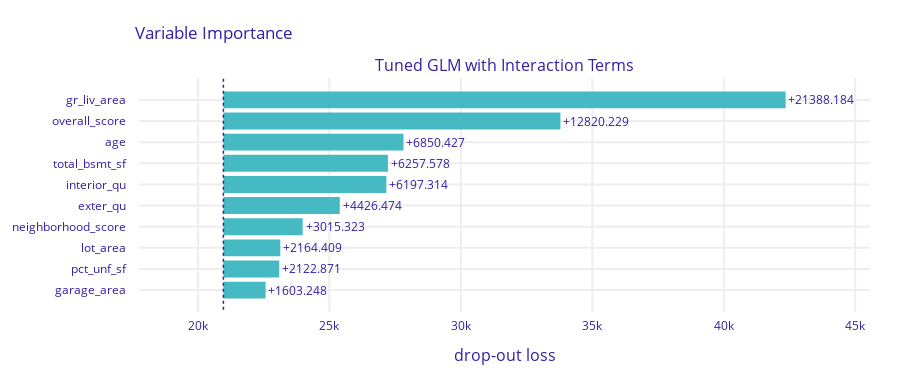
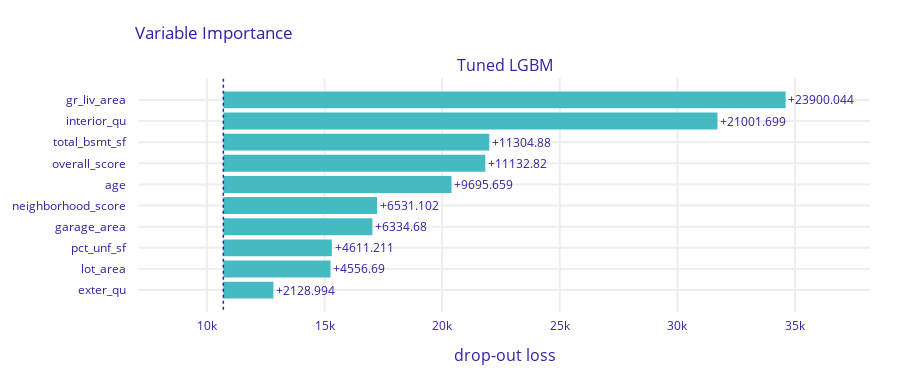

The cell these charts' notebook holds for them, in order:
### Markdown cell above
# Feature Importance

### Code cell
# 1. Feature Importance (Variable Importance)
feature_importance_glm = glm_tuned_pipeline_exp.model_parts()
feature_importance_glm.plot(show=True)
feature_importance_lgbm = lgbm_tuned_pipeline_exp.model_parts()
feature_importance_lgbm.plot(show=True)

### Figure 1 — Plotly figure (JSON) as saved in the notebook; plotly's stock layout.template omitted (floating-point values rounded to 4 significant figures)
{"data": [{"base": 20970.0, "hoverinfo": "text", "hoverlabel": {"bgcolor": "rgba(0,0,0,0.8)"}, "hovertext": ["Model: Tuned GLM with Interaction Terms loss after<br>variable: gr_liv_area is permuted: 42355.191<br>Drop-out loss change: +21388.184", "Model: Tuned GLM with Interaction Terms loss after<br>variable: overall_score is permuted: 33787.236<br>Drop-out loss change: +12820.229", "Model: Tuned GLM with Interaction Terms loss after<br>variable: age is permuted: 27817.434<br>Drop-out loss change: +6850.427", "Model: Tuned GLM with Interaction Terms loss after<br>variable: total_bsmt_sf is permuted: 27224.585<br>Drop-out loss change: +6257.578", "Model: Tuned GLM with Interaction Terms loss after<br>variable: interior_qu is permuted: 27164.321<br>Drop-out loss change: +6197.314", "Model: Tuned GLM with Interaction Terms loss after<br>variable: exter_qu is permuted: 25393.48<br>Drop-out loss change: +4426.474", "Model: Tuned GLM with Interaction Terms loss after<br>variable: neighborhood_score is permuted: 23982.329<br>Drop-out loss change: +3015.323", "Model: Tuned GLM with Interaction Terms loss after<br>variable: lot_area is permuted: 23131.416<br>Drop-out loss change: +2164.409", "Model: Tuned GLM with Interaction Terms loss after<br>variable: pct_unf_sf is permuted: 23089.877<br>Drop-out loss change: +2122.871", "Model: Tuned GLM with Interaction Terms loss after<br>variable: garage_area is permuted: 22570.255<br>Drop-out loss change: +1603.248"], "marker": {"color": "#46bac2"}, "orientation": "h", "showlegend": false, "text": ["+21388.184", "+12820.229", "+6850.427", "+6257.578", "+6197.314", "+4426.474", "+3015.323", "+2164.409", "+2122.871", "+1603.248"], "textposition": "outside", "type": "bar", "x": [21390.0, 12820.0, 6850.0, 6258.0, 6197.0, 4426.0, 3015.0, 2164.0, 2123.0, 1603.0], "xaxis": "x", "y": ["gr_liv_area", "overall_score", "age", "total_bsmt_sf", "interior_qu", "exter_qu", "neighborhood_score", "lot_area", "pct_unf_sf", "garage_area"], "yaxis": "y"}], "layout": {"annotations": [{"font": {"size": 16}, "showarrow": false, "text": "Tuned GLM with Interaction Terms", "x": 0.5, "xanchor": "center", "xref": "paper", "y": 1, "yanchor": "bottom", "yref": "paper"}, {"font": {"size": 16}, "showarrow": false, "text": "drop-out loss", "x": 0.5, "xanchor": "center", "xref": "paper", "y": 0, "yanchor": "top", "yref": "paper", "yshift": -30}], "font": {"color": "#371ea3"}, "height": 383, "margin": {"b": 71, "r": 30, "t": 78}, "shapes": [{"line": {"color": "#371ea3", "dash": "dot", "width": 1.5}, "type": "line", "x0": 20970.0, "x1": 20970.0, "xref": "x", "y0": -1, "y1": 10, "yref": "y"}], "title": {"text": "Variable Importance", "x": 0.15}, "xaxis": {"anchor": "y", "automargin": true, "domain": [0, 1], "fixedrange": true, "gridwidth": 2, "range": [17760.0, 45560.0], "tickcolor": "white", "ticklen": 3, "ticks": "outside", "type": "linear", "zeroline": false}, "yaxis": {"anchor": "x", "automargin": true, "autorange": "reversed", "domain": [0, 1], "fixedrange": true, "gridwidth": 2, "tickcolor": "white", "ticklen": 10, "ticks": "outside", "type": "category"}}}

### Figure 2 — Plotly figure (JSON) as saved in the notebook; plotly's stock layout.template omitted (floating-point values rounded to 4 significant figures)
{"data": [{"base": 10700.0, "hoverinfo": "text", "hoverlabel": {"bgcolor": "rgba(0,0,0,0.8)"}, "hovertext": ["Model: Tuned LGBM loss after<br>variable: gr_liv_area is permuted: 34600.47<br>Drop-out loss change: +23900.044", "Model: Tuned LGBM loss after<br>variable: interior_qu is permuted: 31702.125<br>Drop-out loss change: +21001.699", "Model: Tuned LGBM loss after<br>variable: total_bsmt_sf is permuted: 22005.306<br>Drop-out loss change: +11304.88", "Model: Tuned LGBM loss after<br>variable: overall_score is permuted: 21833.247<br>Drop-out loss change: +11132.82", "Model: Tuned LGBM loss after<br>variable: age is permuted: 20396.085<br>Drop-out loss change: +9695.659", "Model: Tuned LGBM loss after<br>variable: neighborhood_score is permuted: 17231.528<br>Drop-out loss change: +6531.102", "Model: Tuned LGBM loss after<br>variable: garage_area is permuted: 17035.107<br>Drop-out loss change: +6334.68", "Model: Tuned LGBM loss after<br>variable: pct_unf_sf is permuted: 15311.637<br>Drop-out loss change: +4611.211", "Model: Tuned LGBM loss after<br>variable: lot_area is permuted: 15257.116<br>Drop-out loss change: +4556.69", "Model: Tuned LGBM loss after<br>variable: exter_qu is permuted: 12829.42<br>Drop-out loss change: +2128.994"], "marker": {"color": "#46bac2"}, "orientation": "h", "showlegend": false, "text": ["+23900.044", "+21001.699", "+11304.88", "+11132.82", "+9695.659", "+6531.102", "+6334.68", "+4611.211", "+4556.69", "+2128.994"], "textposition": "outside", "type": "bar", "x": [23900.0, 21000.0, 11300.0, 11130.0, 9696.0, 6531.0, 6335.0, 4611.0, 4557.0, 2129.0], "xaxis": "x", "y": ["gr_liv_area", "interior_qu", "total_bsmt_sf", "overall_score", "age", "neighborhood_score", "garage_area", "pct_unf_sf", "lot_area", "exter_qu"], "yaxis": "y"}], "layout": {"annotations": [{"font": {"size": 16}, "showarrow": false, "text": "Tuned LGBM", "x": 0.5, "xanchor": "center", "xref": "paper", "y": 1, "yanchor": "bottom", "yref": "paper"}, {"font": {"size": 16}, "showarrow": false, "text": "drop-out loss", "x": 0.5, "xanchor": "center", "xref": "paper", "y": 0, "yanchor": "top", "yref": "paper", "yshift": -30}], "font": {"color": "#371ea3"}, "height": 383, "margin": {"b": 71, "r": 30, "t": 78}, "shapes": [{"line": {"color": "#371ea3", "dash": "dot", "width": 1.5}, "type": "line", "x0": 10700.0, "x1": 10700.0, "xref": "x", "y0": -1, "y1": 10, "yref": "y"}], "title": {"text": "Variable Importance", "x": 0.15}, "xaxis": {"anchor": "y", "automargin": true, "domain": [0, 1], "fixedrange": true, "gridwidth": 2, "range": [7115.0, 38190.0], "tickcolor": "white", "ticklen": 3, "ticks": "outside", "type": "linear", "zeroline": false}, "yaxis": {"anchor": "x", "automargin": true, "autorange": "reversed", "domain": [0, 1], "fixedrange": true, "gridwidth": 2, "tickcolor": "white", "ticklen": 10, "ticks": "outside", "type": "category"}}}
